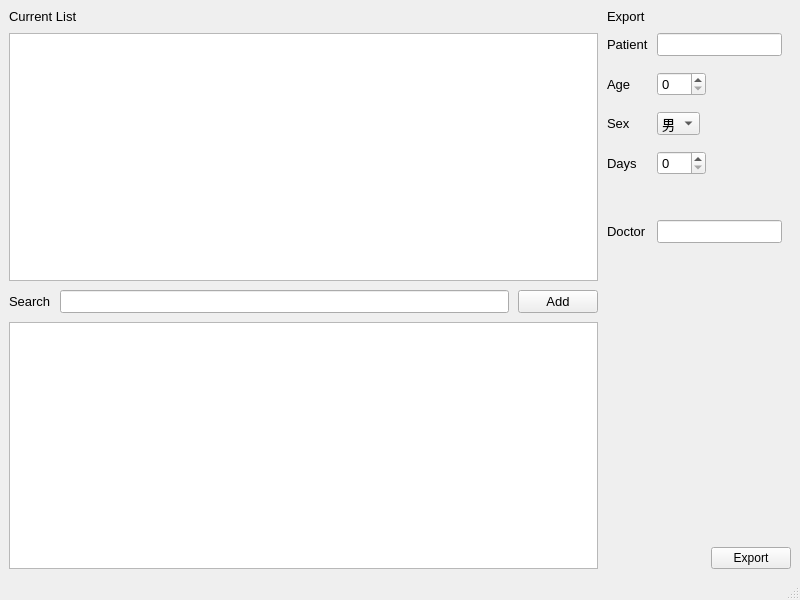
<?xml version="1.0" encoding="UTF-8"?>
<ui version="4.0">
 <class>MainWindow</class>
 <widget class="QMainWindow" name="MainWindow">
  <property name="geometry">
   <rect>
    <x>0</x>
    <y>0</y>
    <width>800</width>
    <height>600</height>
   </rect>
  </property>
  <property name="windowTitle">
   <string>MainWindow</string>
  </property>
  <widget class="QWidget" name="centralwidget">
   <layout class="QHBoxLayout" name="horizontalLayout_2" stretch="1,0">
    <property name="spacing">
     <number>9</number>
    </property>
    <item>
     <layout class="QVBoxLayout" name="left_layout">
      <item>
       <widget class="QLabel" name="label_7">
        <property name="font">
         <font>
          <pointsize>10</pointsize>
         </font>
        </property>
        <property name="text">
         <string>Current List</string>
        </property>
       </widget>
      </item>
      <item>
       <widget class="QTableWidget" name="out_table">
        <property name="font">
         <font>
          <pointsize>10</pointsize>
         </font>
        </property>
       </widget>
      </item>
      <item>
       <layout class="QHBoxLayout" name="horizontalLayout">
        <item>
         <widget class="QLabel" name="label">
          <property name="font">
           <font>
            <pointsize>10</pointsize>
           </font>
          </property>
          <property name="text">
           <string>Search</string>
          </property>
         </widget>
        </item>
        <item>
         <widget class="QLineEdit" name="search_bar">
          <property name="font">
           <font>
            <pointsize>10</pointsize>
           </font>
          </property>
         </widget>
        </item>
        <item>
         <widget class="QPushButton" name="add_button">
          <property name="font">
           <font>
            <pointsize>10</pointsize>
           </font>
          </property>
          <property name="text">
           <string>Add</string>
          </property>
         </widget>
        </item>
       </layout>
      </item>
      <item>
       <widget class="QTableWidget" name="in_table">
        <property name="font">
         <font>
          <pointsize>10</pointsize>
         </font>
        </property>
       </widget>
      </item>
     </layout>
    </item>
    <item>
     <layout class="QVBoxLayout" name="right_layout" stretch="0,1,0">
      <property name="sizeConstraint">
       <enum>QLayout::SetDefaultConstraint</enum>
      </property>
      <item>
       <widget class="QLabel" name="label_8">
        <property name="sizePolicy">
         <sizepolicy hsizetype="Minimum" vsizetype="Preferred">
          <horstretch>0</horstretch>
          <verstretch>0</verstretch>
         </sizepolicy>
        </property>
        <property name="font">
         <font>
          <pointsize>10</pointsize>
         </font>
        </property>
        <property name="text">
         <string>Export</string>
        </property>
       </widget>
      </item>
      <item>
       <layout class="QFormLayout" name="formLayout">
        <property name="sizeConstraint">
         <enum>QLayout::SetFixedSize</enum>
        </property>
        <property name="verticalSpacing">
         <number>16</number>
        </property>
        <property name="rightMargin">
         <number>9</number>
        </property>
        <item row="0" column="0">
         <widget class="QLabel" name="label_2">
          <property name="font">
           <font>
            <pointsize>10</pointsize>
           </font>
          </property>
          <property name="text">
           <string>Patient</string>
          </property>
         </widget>
        </item>
        <item row="1" column="0">
         <widget class="QLabel" name="label_3">
          <property name="font">
           <font>
            <pointsize>10</pointsize>
           </font>
          </property>
          <property name="text">
           <string>Age</string>
          </property>
         </widget>
        </item>
        <item row="1" column="1">
         <widget class="QSpinBox" name="patient_age">
          <property name="sizePolicy">
           <sizepolicy hsizetype="Fixed" vsizetype="Fixed">
            <horstretch>0</horstretch>
            <verstretch>0</verstretch>
           </sizepolicy>
          </property>
          <property name="font">
           <font>
            <pointsize>10</pointsize>
           </font>
          </property>
          <property name="maximum">
           <number>200</number>
          </property>
         </widget>
        </item>
        <item row="2" column="0">
         <widget class="QLabel" name="label_4">
          <property name="font">
           <font>
            <pointsize>10</pointsize>
           </font>
          </property>
          <property name="text">
           <string>Sex</string>
          </property>
         </widget>
        </item>
        <item row="2" column="1">
         <widget class="QComboBox" name="patient_sex">
          <property name="sizePolicy">
           <sizepolicy hsizetype="Fixed" vsizetype="Fixed">
            <horstretch>0</horstretch>
            <verstretch>0</verstretch>
           </sizepolicy>
          </property>
          <property name="font">
           <font>
            <pointsize>10</pointsize>
           </font>
          </property>
          <property name="editable">
           <bool>false</bool>
          </property>
          <item>
           <property name="text">
            <string>男</string>
           </property>
          </item>
          <item>
           <property name="text">
            <string>女</string>
           </property>
          </item>
         </widget>
        </item>
        <item row="3" column="0">
         <widget class="QLabel" name="label_5">
          <property name="font">
           <font>
            <pointsize>10</pointsize>
           </font>
          </property>
          <property name="text">
           <string>Days</string>
          </property>
         </widget>
        </item>
        <item row="3" column="1">
         <widget class="QSpinBox" name="days_of_meds">
          <property name="sizePolicy">
           <sizepolicy hsizetype="Fixed" vsizetype="Fixed">
            <horstretch>0</horstretch>
            <verstretch>0</verstretch>
           </sizepolicy>
          </property>
          <property name="font">
           <font>
            <pointsize>10</pointsize>
           </font>
          </property>
          <property name="maximum">
           <number>999</number>
          </property>
         </widget>
        </item>
        <item row="4" column="1">
         <spacer name="verticalSpacer">
          <property name="orientation">
           <enum>Qt::Vertical</enum>
          </property>
          <property name="sizeType">
           <enum>QSizePolicy::Fixed</enum>
          </property>
          <property name="sizeHint" stdset="0">
           <size>
            <width>0</width>
            <height>13</height>
           </size>
          </property>
         </spacer>
        </item>
        <item row="5" column="0">
         <widget class="QLabel" name="label_6">
          <property name="font">
           <font>
            <pointsize>10</pointsize>
           </font>
          </property>
          <property name="text">
           <string>Doctor</string>
          </property>
         </widget>
        </item>
        <item row="5" column="1">
         <widget class="QLineEdit" name="doctor_name">
          <property name="sizePolicy">
           <sizepolicy hsizetype="Fixed" vsizetype="Fixed">
            <horstretch>0</horstretch>
            <verstretch>0</verstretch>
           </sizepolicy>
          </property>
          <property name="font">
           <font>
            <pointsize>10</pointsize>
           </font>
          </property>
          <property name="maxLength">
           <number>100</number>
          </property>
          <property name="clearButtonEnabled">
           <bool>false</bool>
          </property>
         </widget>
        </item>
        <item row="0" column="1">
         <widget class="QLineEdit" name="patient_name">
          <property name="sizePolicy">
           <sizepolicy hsizetype="Fixed" vsizetype="Fixed">
            <horstretch>0</horstretch>
            <verstretch>0</verstretch>
           </sizepolicy>
          </property>
          <property name="minimumSize">
           <size>
            <width>0</width>
            <height>0</height>
           </size>
          </property>
          <property name="font">
           <font>
            <pointsize>10</pointsize>
           </font>
          </property>
          <property name="statusTip">
           <string/>
          </property>
          <property name="autoFillBackground">
           <bool>false</bool>
          </property>
          <property name="maxLength">
           <number>100</number>
          </property>
         </widget>
        </item>
       </layout>
      </item>
      <item alignment="Qt::AlignRight">
       <widget class="QPushButton" name="btn_export">
        <property name="maximumSize">
         <size>
          <width>177</width>
          <height>16777215</height>
         </size>
        </property>
        <property name="text">
         <string>Export</string>
        </property>
       </widget>
      </item>
     </layout>
    </item>
   </layout>
  </widget>
  <widget class="QMenuBar" name="menubar">
   <property name="geometry">
    <rect>
     <x>0</x>
     <y>0</y>
     <width>800</width>
     <height>26</height>
    </rect>
   </property>
  </widget>
  <widget class="QStatusBar" name="statusbar"/>
 </widget>
 <resources/>
 <connections/>
</ui>
